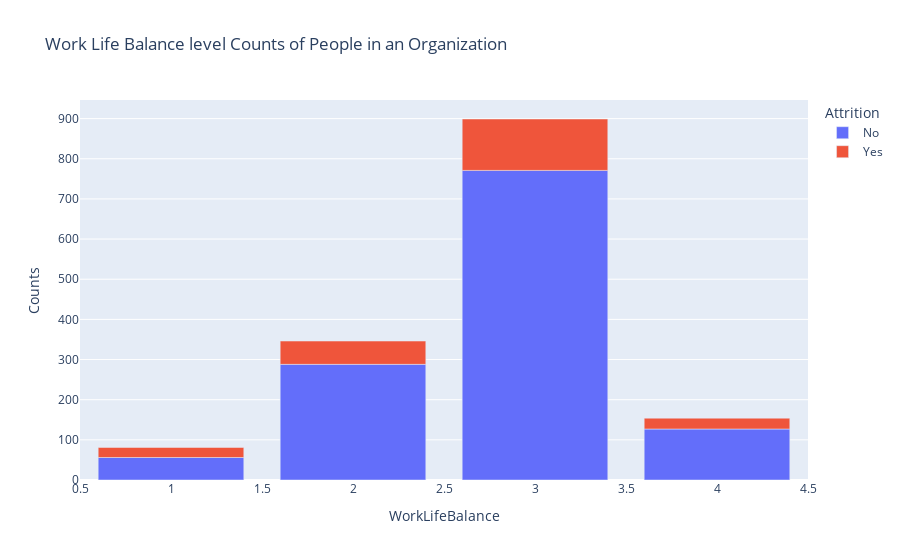

Here is the notebook cell this chart was saved with:
### Code cell
work_life_balance = df.groupby(['WorkLifeBalance','Attrition']).apply(lambda x:x['DailyRate'].count()).reset_index(name = 'Counts')
px.bar(work_life_balance,x='WorkLifeBalance',y='Counts',color='Attrition',title='Work Life Balance level Counts of People in an Organization')

### Figure 1 — Plotly figure (JSON) as saved in the notebook; plotly's stock layout.template omitted (floating-point values rounded to 4 significant figures)
{"data": [{"alignmentgroup": "True", "hovertemplate": "Attrition=No<br>WorkLifeBalance=%{x}<br>Counts=%{y}<extra></extra>", "legendgroup": "No", "marker": {"color": "#636efa", "pattern": {"shape": ""}}, "name": "No", "offsetgroup": "No", "orientation": "v", "showlegend": true, "textposition": "auto", "type": "bar", "x": [1, 2, 3, 4], "xaxis": "x", "y": [56, 288, 771, 127], "yaxis": "y"}, {"alignmentgroup": "True", "hovertemplate": "Attrition=Yes<br>WorkLifeBalance=%{x}<br>Counts=%{y}<extra></extra>", "legendgroup": "Yes", "marker": {"color": "#EF553B", "pattern": {"shape": ""}}, "name": "Yes", "offsetgroup": "Yes", "orientation": "v", "showlegend": true, "textposition": "auto", "type": "bar", "x": [1, 2, 3, 4], "xaxis": "x", "y": [25, 58, 128, 27], "yaxis": "y"}], "layout": {"barmode": "relative", "legend": {"title": {"text": "Attrition"}, "tracegroupgap": 0}, "title": {"text": "Work Life Balance level Counts of People in an Organization"}, "xaxis": {"anchor": "y", "domain": [0, 1], "title": {"text": "WorkLifeBalance"}}, "yaxis": {"anchor": "x", "domain": [0, 1], "title": {"text": "Counts"}}}}
